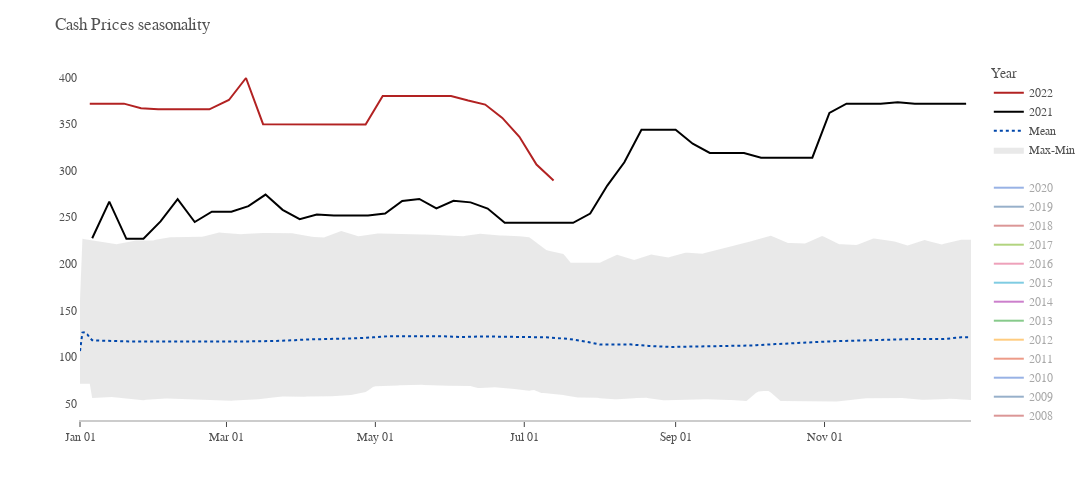

The notebook cell this image was saved under:
### Code cell
#seasonality chart
subdf['DATE'] = subdf['TRADEDATE'] + pd.offsets.DateOffset(year=2020)
subdf['YEAR'] = subdf['TRADEDATE'].dt.year
current_year = subdf['YEAR'].max()
hist_df = subdf[subdf['YEAR']<current_year-1]
summary_df = hist_df.pivot_table(index='DATE', columns='YEAR', values='CLOSE').interpolate()
summary_df['Mean'] = summary_df.mean(axis=1)
summary_df['Max'] = summary_df.max(axis=1)
summary_df['Min'] = summary_df.min(axis=1)

fig = px.line(hist_df, x='DATE', y='CLOSE',
                color_discrete_sequence=px.colors.qualitative.G10, color='YEAR',
                labels={'CLOSE':'', 'DATE':'', 'YEAR':'Year'})
fig.update_traces(visible="legendonly")

fig.add_trace(go.Scatter(x=summary_df.index, y=summary_df['Max'], name='',
                            fill=None, mode='lines', line_color='#D3D3D3', line=dict(width=0)))
fig.add_trace(go.Scatter(x=summary_df.index, y=summary_df['Min'], name='Max-Min',
                            fill='tonexty', mode='lines', line_color='#D3D3D3', line=dict(width=0)))
fig.add_trace(
    go.Scatter(x=summary_df.index, y=summary_df['Mean'], name='Mean', line=dict(dash='dot', width=2),
                fill=None, mode='lines', line_color='#0047AB'))
fig.add_trace(go.Scatter(x=subdf[subdf['YEAR']==current_year-1]['DATE'],
                            y=subdf[subdf['YEAR']==current_year-1]['CLOSE'],
                            fill=None, name=str(current_year-1),
                            line=dict(color='#000000')))
fig.add_trace(go.Scatter(x=subdf[subdf['YEAR']==current_year]['DATE'],
                            y=subdf[subdf['YEAR']==current_year]['CLOSE'],
                            fill=None, name=str(current_year),
                            line=dict(color='firebrick')))

fig.update_layout(
        xaxis=dict(
            showline=True,
            showgrid=False,
            showticklabels=True,
            linecolor='rgb(204, 204, 204)',
            linewidth=2,
            ticks='outside',
            tickformat="%b %d",
            tickfont=dict(
                family='Arial',
                size=12,
                color='rgb(82, 82, 82)',
            ),
        ),
        yaxis=dict(
            showgrid=True,
            zeroline=True,
            showline=True,
            showticklabels=True,
            tickfont=dict(
                family='Arial',
                size=12,
                color='rgb(82, 82, 82)',
            ),
        ), font=dict(color='rgb(82, 82, 82)', family='Arial'),
        autosize=False,
        width=1300,
        title=f'Cash Prices seasonality',
        height=500,
        showlegend=True,
        plot_bgcolor='white',
        hovermode='x unified',
        legend={'traceorder': 'reversed'},
    )
fig.show()
#
